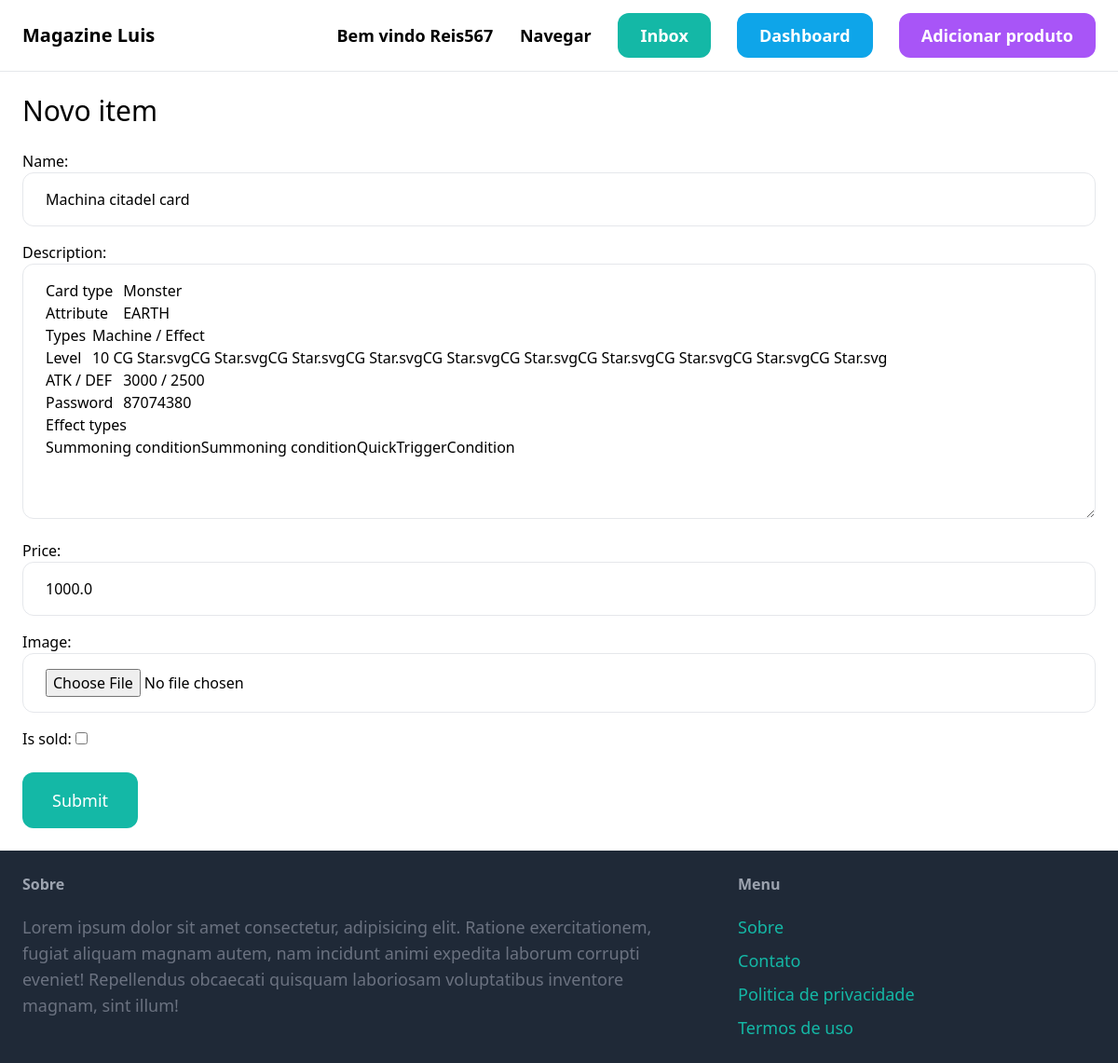
Page /items/5/edit/ (signed in) on the earlier database version.
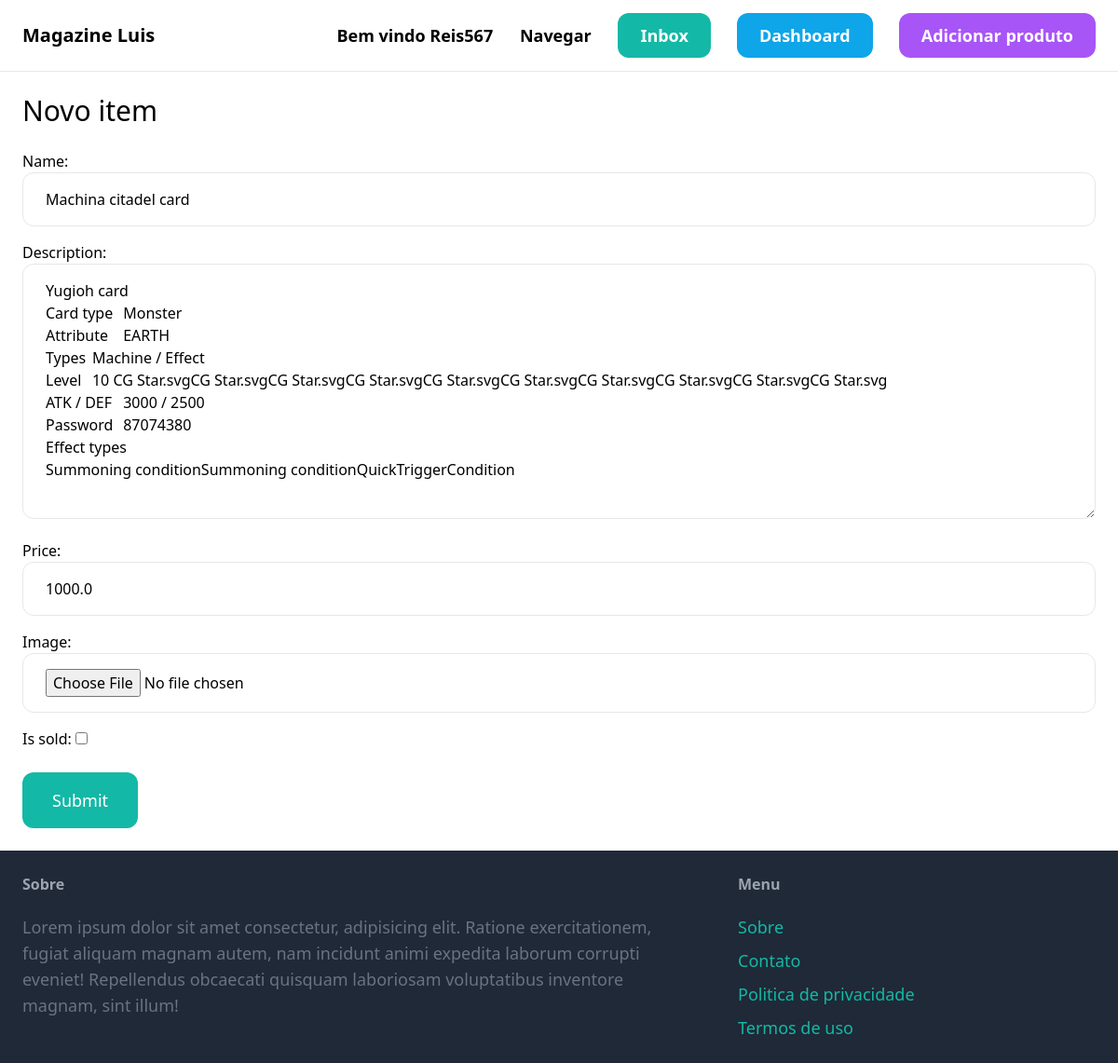
Same page on the later database version.
### item/models.py (models this page shows, shortened)
class Item(models.Model):
    category = models.ForeignKey(Category, related_name='items', on_delete=models.CASCADE)
    name = models.CharField(max_length=255)
    description = models.TextField(blank=True,null=True)
    price = models.FloatField()
    image = models.ImageField(upload_to='item_images', blank=True, null=True)
    is_sold = models.BooleanField(default=False)
    created_by = models.ForeignKey(User,related_name='items',on_delete=models.CASCADE)
    created_at = models.DateTimeField(auto_now_add=True)
    class Meta:
        verbose_name_plural = 'Items'
        ordering = ('name',)

### item/views.py (the view)
# urls.py: path('<int:pk>/edit/', views.edit, name='edit'  ),
@login_required
def edit(request,pk):
    item = get_object_or_404(Item, pk=pk, created_by=request.user)
    if request.method == 'POST':
        form = EditItemForm(request.POST,request.FILES, instance=item)
        if form.is_valid():
            form.save()
            return redirect('item:detail' ,pk=item.id)
    else:
         form = EditItemForm(instance=item)
    return render(request, 'item/form.html',{
        'form':form,
    })

### item/forms.py
class EditItemForm(forms.ModelForm):
    class Meta:
        model = Item
        fields = ( 'name','description','price','image','is_sold')
        widgets = {
            'name':forms.TextInput(attrs={
                'class': INPUT_CLASSES
            }),
            'description':forms.Textarea(attrs={
                'class': INPUT_CLASSES
            }),
            'price':forms.NumberInput(attrs={
                'class': INPUT_CLASSES
            }),
            'image':forms.FileInput(attrs={
                'class': INPUT_CLASSES
            }),
        }

### item/templates/item/form.html (shortened to what this page needs)
{% extends 'core/base.html' %}
{% block content %}
<h1 class="mb-6 text-3xl ">Novo item</h1>
<form action="" method="post" enctype="multipart/form-data">
    <div class="space-y-4 ">
        {{form.as_p}}
    </div>
        <button class="mt-6 py-4 px-8 text-lg text-white bg-teal-500 hover:bg-teal-700 rounded-xl transition easy-in-out duration-500">
            Submit
        </button>
</form>
{% endblock content %}

Differences in the rows shown:
changed Item "Machina citadel card": description "Card type Monster Attribute…" → "Yugioh card Card type Monster Attribute…"
